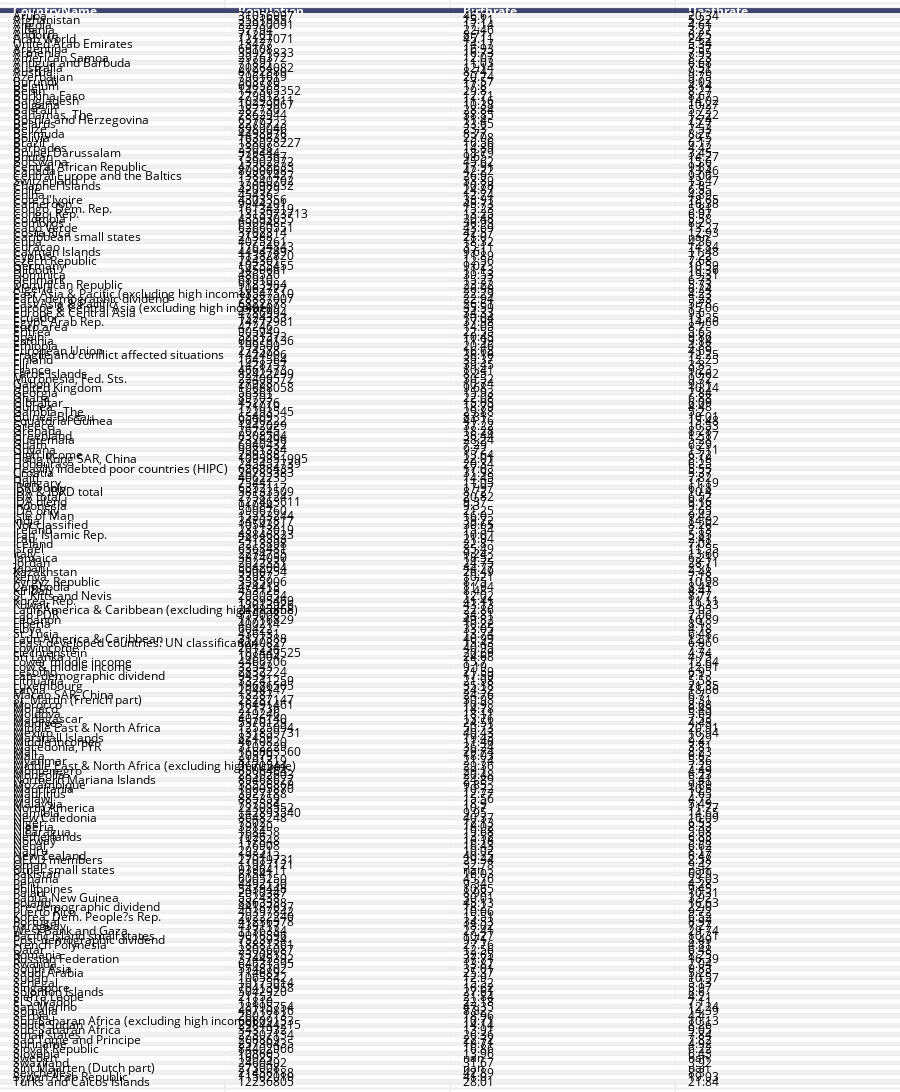

Notebook source saved alongside this figure:
### Code cell
# View table offline
plotly.offline.iplot(table, filename='world population table')
